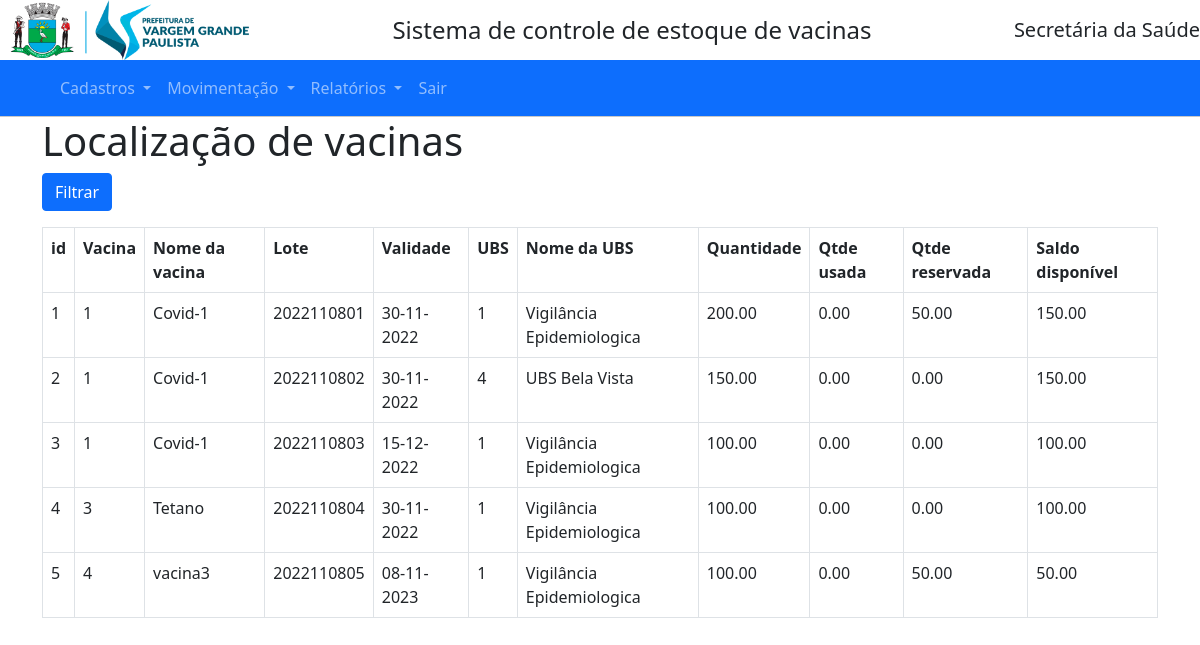
Screenshot of /mnurel/localizacoes with the database file from the repository.
### appest.py (models this page shows)
class Localiza_vacinas(db.Model):   # Nome da tabela e campos conforme banco de dados
    loc_id = db.Column(db.Integer, primary_key=True, autoincrement=True)
    loc_vcn = db.Column(db.Integer,db.ForeignKey(Vacinas.vcn_id), nullable=False)
    loc_ubs = db.Column(db.Integer, db.ForeignKey(Ubs.ubs_id))
    loc_lote = db.Column(db.Integer, db.ForeignKey(Lotes.lts_lote))
    loc_qtde = db.Column(db.Numeric)
    loc_qtde_usada = db.Column(db.Numeric)
    loc_qtde_reserva = db.Column(db.Numeric)

class Vacinas(db.Model):
    vcn_id = db.Column(db.Integer, primary_key=True, autoincrement=True)
    vcn_nome = db.Column(db.String(50), nullable=False)
    vcn_protecao = db.Column(db.String(50), nullable=False)
    vcn_est_min = db.Column(db.Numeric)
    vcn_est_max = db.Column(db.Numeric)
    vcn_vol_dose = db.Column(db.Numeric)
    vcn_temperatura = db.Column(db.Numeric)
    vcn_laboratorio = db.Column(db.String(50), nullable=False)
    vcn_reacoes = db.Column(db.String(150))
    vcn_composicao = db.Column(db.String(50))
    vcn_doses = db.Column(db.Numeric)
    vcn_idade_rec = db.Column(db.Integer)
    vcn_intervalo_doses_rec = db.Column(db.Numeric)
    vcn_intervalo_doses_min = db.Column(db.Numeric)
    vcn_via_administracao = db.Column(db.String(50))
    vcn_local_aplicacao = db.Column(db.String(50))
    vcn_agulha = db.Column(db.String(30))
    vcn_lotes = db.relationship('Lotes', backref='lote') #Nome da Classe e campo virtual
    vcn_req = db.relationship('Requisicoes', backref='req') #Nome da Classe e campo virtual
    vcn_mov = db.relationship('Movimentacoes', backref='mov_vcn') #Nome da Classe e campo virtual
    vcn_loc = db.relationship('Localiza_vacinas', backref='local_vcn') #Nome da Classe e campo virtual

class Lotes(db.Model):   # Nome da tabela e campos conforme banco de dados
    lts_lote = db.Column(db.Integer, primary_key=True)
    lts_vacina = db.Column(db.Integer, db.ForeignKey(Vacinas.vcn_id), nullable=False)
    lts_val_vacina = db.Column(db.Date, default=datetime.now())
    lts_nota_fiscal = db.Column(db.Integer)
    lts_dt_recebimento = db.Column(db.DateTime, default=datetime.now())
    lts_qtde_rec = db.Column(db.Numeric)
    lts_campanha = db.Column(db.String(50))
    lts_ubs = db.Column(db.Integer, db.ForeignKey(Ubs.ubs_id))
    lts_mov = db.relationship('Movimentacoes', backref='lotes_mov') #Nome da Classe e campo virtual
    lts_loc = db.relationship('Localiza_vacinas', backref='lotes_loc') #Nome da Classe e campo virtual

class Ubs(db.Model):   # Nome da tabela e campos conforme banco de dados
    ubs_id = db.Column(db.Integer, primary_key=True, autoincrement=True)
    ubs_nome = db.Column(db.String(50), nullable=False)
    ubs_endereco = db.Column(db.String(50))
    ubs_numero = db.Column(db.String(20))
    ubs_bairro = db.Column(db.String(35))
    ubs_telefone = db.Column(db.String(11))
    ubs_responsavel = db.Column(db.String(50))
    ubs_users = db.relationship('User', backref='user') #Nome da Classe e campo virtual
    ubs_req_origem = db.relationship('Requisicoes',foreign_keys="Requisicoes.req_UBS_orig", backref='req_origem') #Nome da Classe e campo virtual
    ubs_req_dest = db.relationship('Requisicoes',foreign_keys="Requisicoes.req_UBS_dest", backref='req_dest') #Nome da Classe e campo virtual
    ubs_mov = db.relationship('Movimentacoes', backref='mov_ubs') #Nome da Classe e campo virtual
    ubs_lts = db.relationship('Lotes', backref='lotes') #Nome da Classe e campo virtual
    ubs_loc = db.relationship('Localiza_vacinas', backref='local_ubs') #Nome da Classe e campo virtual

### appest.py (the view)
@app.route('/mnurel/localizacoes', methods=('GET', 'POST'))
def rel_loc():
    lista_locs = Localiza_vacinas.query.all()
    return render_template('relatorios/loc_vac.html', lista_locs=lista_locs)

### templates/relatorios/loc_vac.html
{% extends 'base.html' %}
{% block content %}
<h1>{% block title %}Localização de vacinas{% endblock %}</h1>
<p>
    <a href="{{ url_for('lst_loc')}}" class="btn btn-primary">Filtrar</a>
<br/>
<div>
  <table class="table table-bordered">
    <tr>
      <th>id</th>
      <th>Vacina</th>
      <th>Nome da vacina</th>
      <th>Lote</th>
      <th>Validade</th>
      <th>UBS</th>
      <th>Nome da UBS</th>
      <th>Quantidade</th>
      <th>Qtde usada</th>
      <th>Qtde reservada</th>
      <th>Saldo disponível</th>
    </tr>
    {% for lista in lista_locs %}
      <tr>
        <td>{{ lista['loc_id'] }}</a></td>
        <td>{{ lista['loc_vcn'] }}</td>
        <td>{{ lista.local_vcn.vcn_nome }}</td>
        <td>{{ lista['loc_lote'] }}</td>
        <td>{{ lista.lotes_loc.lts_val_vacina.strftime('%d-%m-%Y') }}</td>
        <td>{{ lista['loc_ubs'] }}</td>
        <td>{{ lista.local_ubs.ubs_nome }}</td>
        <td>{{ "%0.2f"|format(lista['loc_qtde']|float) }}</td>
        <td>{{ "%0.2f"|format(lista['loc_qtde_usada']|float) }}</td>
        <td>{{ "%0.2f"|format(lista['loc_qtde_reserva']|float) }}</td>
        <td>{{ "%0.2f"|format((lista['loc_qtde'] - lista['loc_qtde_usada'] - lista['loc_qtde_reserva'])|float) }}</td>
      </tr>
    {% endfor %}
  </table>
</div>
</p>
{% endblock %}

### rows the page displays
Localiza_vacinas: loc_id "1", loc_vcn "1", local_vcn.vcn_nome "Covid-1", loc_lote "2022110801", lotes_loc.lts_val_vacina "30-11-2022", loc_ubs "1", local_ubs.ubs_nome "Vigilância Epidemiologica", loc_qtde "200.00", loc_qtde_usada "0.00", loc_qtde_reserva "50.00", loc_qtde+loc_qtde_usada+loc_qtde_reserva "150.00"
Localiza_vacinas: loc_id "2", loc_vcn "1", local_vcn.vcn_nome "Covid-1", loc_lote "2022110802", lotes_loc.lts_val_vacina "30-11-2022", loc_ubs "4", local_ubs.ubs_nome "UBS Bela Vista", loc_qtde "150.00", loc_qtde_usada "0.00", loc_qtde_reserva "0.00", loc_qtde+loc_qtde_usada+loc_qtde_reserva "150.00"
Localiza_vacinas: loc_id "3", loc_vcn "1", local_vcn.vcn_nome "Covid-1", loc_lote "2022110803", lotes_loc.lts_val_vacina "15-12-2022", loc_ubs "1", local_ubs.ubs_nome "Vigilância Epidemiologica", loc_qtde "100.00", loc_qtde_usada "0.00", loc_qtde_reserva "0.00", loc_qtde+loc_qtde_usada+loc_qtde_reserva "100.00"
Localiza_vacinas: loc_id "4", loc_vcn "3", local_vcn.vcn_nome "Tetano", loc_lote "2022110804", lotes_loc.lts_val_vacina "30-11-2022", loc_ubs "1", local_ubs.ubs_nome "Vigilância Epidemiologica", loc_qtde "100.00", loc_qtde_usada "0.00", loc_qtde_reserva "0.00", loc_qtde+loc_qtde_usada+loc_qtde_reserva "100.00"
Localiza_vacinas: loc_id "5", loc_vcn "4", local_vcn.vcn_nome "vacina3", loc_lote "2022110805", lotes_loc.lts_val_vacina "08-11-2023", loc_ubs "1", local_ubs.ubs_nome "Vigilância Epidemiologica", loc_qtde "100.00", loc_qtde_usada "0.00", loc_qtde_reserva "50.00", loc_qtde+loc_qtde_usada+loc_qtde_reserva "50.00"
